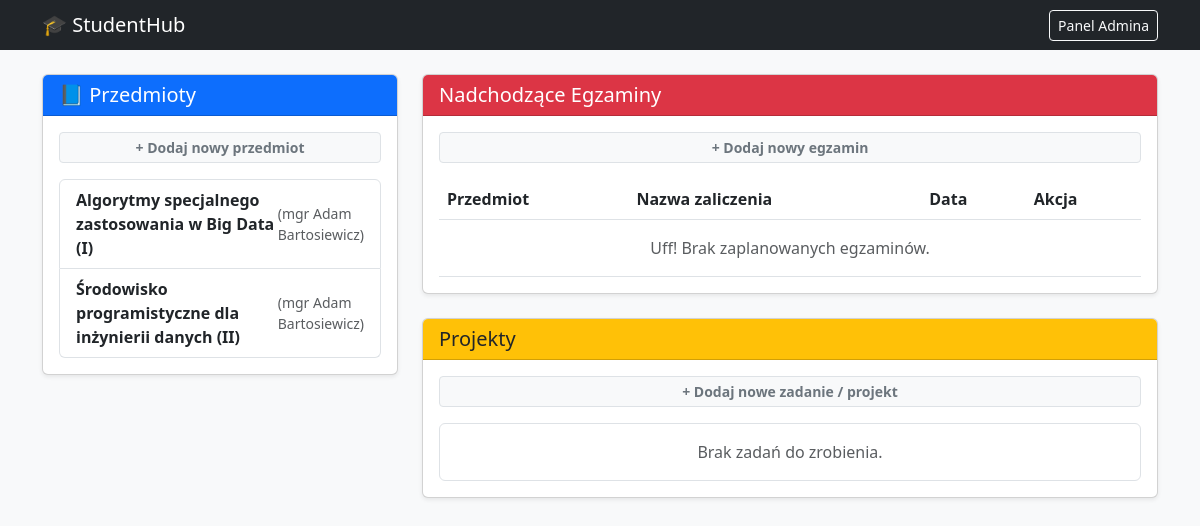
The app's page / (signed in), older data.
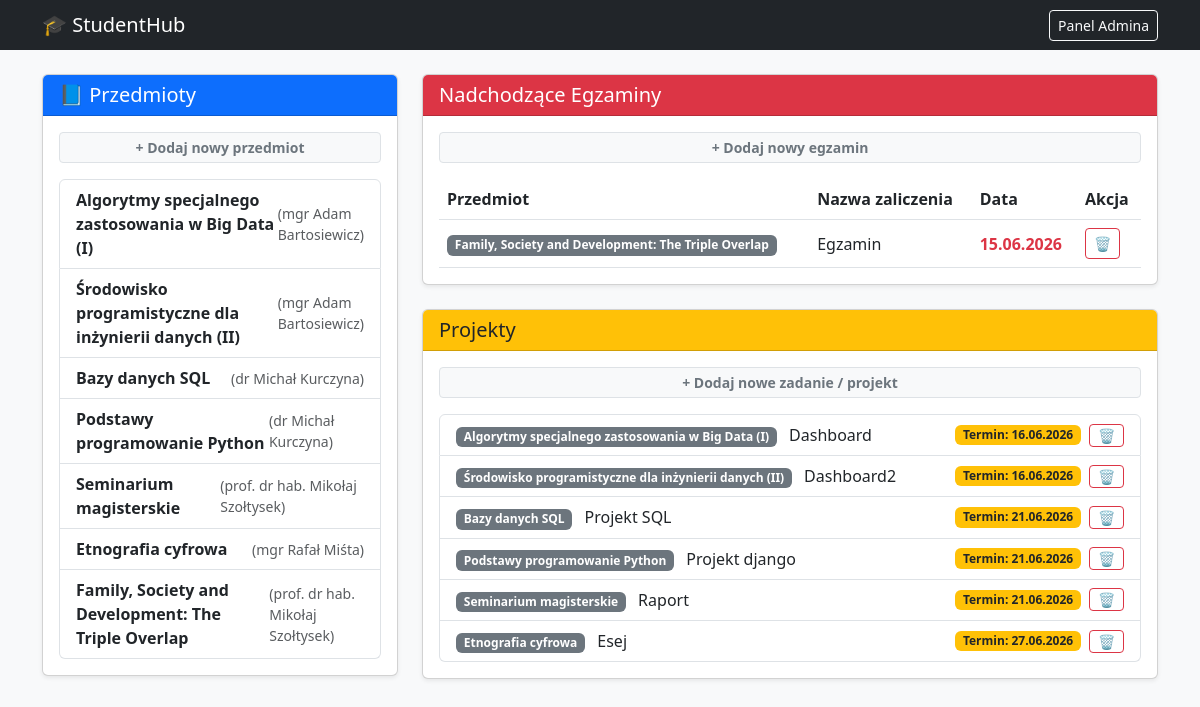
The same page, newer data.
### planner/models.py (models this page shows, shortened)
class Subject(models.Model):
    user = models.ForeignKey(
        User,
        on_delete=models.CASCADE,
        related_name='subjects',
        null=True,
        blank=True
    )
    name = models.CharField(max_length=100)
    lecturer = models.CharField(max_length=100, blank=True)
    def __str__(self):
        return self.name

class Exam(models.Model):
    subject = models.ForeignKey(
        Subject,
        on_delete=models.CASCADE
    )
    title = models.CharField(max_length=100)
    exam_date = models.DateField()

class Assignment(models.Model):
    subject = models.ForeignKey(
        Subject,
        on_delete=models.CASCADE
    )
    title = models.CharField(max_length=100)
    due_date = models.DateField()
    completed = models.BooleanField(default=False)

### planner/views.py (the view, shortened to what this page needs)
# urls.py: path('', dashboard, name='dashboard'),
@login_required
def dashboard(request):
    lista_przedmiotow = Subject.objects.filter(user=request.user)
    lista_egzaminow = Exam.objects.filter(subject__user=request.user).order_by('exam_date')
    lista_zadan = Assignment.objects.filter(subject__user=request.user).order_by('due_date')
    form_subject = SubjectForm()
    form_exam = ExamForm()
    form_assignment = AssignmentForm()
    context = {
        'przedmioty': lista_przedmiotow,
        'egzaminy': lista_egzaminow,
        'zadania': lista_zadan,
        'form_subject': form_subject,  # To już działało
        'form_exam': form_exam,  # <-- SPRAWDŹ CZY TO MASZ
        'form_assignment': form_assignment,  # <-- SPRAWDŹ CZY TO MASZ
    }
    return render(request, 'planner/dashboard.html', context)

### planner/templates/planner/dashboard.html (shortened to what this page needs)
<!DOCTYPE html>
<html lang="pl">
<head>
    <link href="https://cdn.jsdelivr.net/npm/bootstrap@5.3.0/dist/css/bootstrap.min.css" rel="stylesheet">
</head>
<body class="bg-light">
    <nav class="navbar navbar-dark bg-dark mb-4">
        <div class="container">
            <span class="navbar-brand mb-0 h1">🎓 StudentHub</span>
            <a href="/admin" class="btn btn-outline-light btn-sm">Panel Admina</a>
        </div>
    </nav>
    <div class="container">
        <div class="row">
            <div class="col-md-4 mb-4">
                <div class="card shadow-sm">
                    <div class="card-header bg-primary text-white">
                        <h5 class="mb-0">📘 Przedmioty</h5>
                    </div>
                    <div class="card-body">
                        <p>
                          <button class="btn btn-light btn-sm w-100 border text-secondary fw-bold" type="button" data-bs-toggle="collapse" data-bs-target="#collapseSubject">
                            + Dodaj nowy przedmiot
                          </button>
                        </p>
                        <div class="list-group">
                            {% for przedmiot in przedmioty %}
                                <a href="{% url 'subject_detail' przedmiot.id %}" class="list-group-item list-group-item-action d-flex justify-content-between align-items-center">
                                    <strong>{{ przedmiot.name }}</strong>
                                    {% if przedmiot.lecturer %}
                                        <small class="text-muted">({{ przedmiot.lecturer }})</small>
                                    {% endif %}
                                </a>
                            {% empty %}
                                <div class="list-group-item text-muted text-center">Brak przedmiotów. Dodaj pierwszy!</div>
                            {% endfor %}
                        </div>
                    </div>
                </div>
            </div>
            <div class="col-md-8">
                <div class="card shadow-sm mb-4">
                    <div class="card-header bg-danger text-white">
                        <h5 class="mb-0">Nadchodzące Egzaminy</h5>
                    </div>
                    <div class="card-body">
                        <p>
                          <button class="btn btn-light btn-sm w-100 border text-secondary fw-bold" type="button" data-bs-toggle="collapse" data-bs-target="#collapseExam">
                            + Dodaj nowy egzamin
                          </button>
                        </p>
                        <table class="table table-hover align-middle mb-0">
                            <thead>
                                <tr>
                                    <th>Przedmiot</th>
                                    <th>Nazwa zaliczenia</th>
                                    <th>Data</th>
                                    <th>Akcja</th> </tr>
                            </thead>
                            <tbody>
                                {% for egzamin in egzaminy %}
                                <tr>
                                    <td><span class="badge bg-secondary">{{ egzamin.subject.name }}</span></td>
                                    <td>{{ egzamin.title }}</td>
                                    <td><strong class="text-danger">{{ egzamin.exam_date|date:"d.m.Y" }}</strong></td>
                                    <td>
                                        <a href="{% url 'delete_exam' egzamin.id %}" class="btn btn-outline-danger btn-sm" onclick="return confirm('Czy na pewno chcesz usunąć ten egzamin?');">
                                            🗑️
                                        </a>
                                    </td>
                                </tr>
                                {% empty %}
                                <tr>
                                    <td colspan="4" class="text-muted text-center py-3">Uff! Brak zaplanowanych egzaminów.</td>
                                </tr>
                                {% endfor %}
                            </tbody>
                        </table>
                    </div>
                </div>
                <div class="card shadow-sm mb-5">
                    <div class="card-header bg-warning text-dark">
                        <h5 class="mb-0">Projekty</h5>
                    </div>
                    <div class="card-body">
                        <p>
                          <button class="btn btn-light btn-sm w-100 border text-secondary fw-bold" type="button" data-bs-toggle="collapse" data-bs-target="#collapseAssignment">
                            + Dodaj nowe zadanie / projekt
                          </button>
                        </p>
                        <ul class="list-group">
                            {% for zadanie in zadania %}
                            <li class="list-group-item d-flex justify-content-between align-items-center {% if zadanie.completed %}list-group-item-success{% endif %}">
                                <div>
                                    <span class="badge bg-secondary me-2">{{ zadanie.subject.name }}</span>
                                    {% if zadanie.completed %}
                                        <del class="text-muted">{{ zadanie.title }}</del> (Skończone ✓)
                                    {% else %}
                                        {{ zadanie.title }}
                                    {% endif %}
                                </div>
                                <div class="d-flex align-items-center gap-2">
                                    <span class="badge bg-warning text-dark">Termin: {{ zadanie.due_date|date:"d.m.Y" }}</span>
                                    <a href="{% url 'delete_assignment' zadanie.id %}" class="btn btn-outline-danger btn-sm py-0 px-2" onclick="return confirm('Czy na pewno chcesz usunąć to zadanie?');">
                                        🗑️
                                    </a>
                                </div>
                            </li>
                            {% empty %}
                            <li class="list-group-item text-muted text-center py-3">Brak zadań do zrobienia.</li>
                            {% endfor %}
                        </ul>
                    </div>
                </div>
            </div>
        </div>
    </div>
</body>
</html>

Row changes from the older to the newer data that the page shows:
added Subject: name "Bazy danych SQL", lecturer "dr Michał Kurczyna"
added Subject: name "Podstawy programowanie Python", lecturer "dr Michał Kurczyna"
added Subject: name "Seminarium magisterskie", lecturer "prof. dr hab. Mikołaj Szołtysek"
added Subject: name "Etnografia cyfrowa", lecturer "mgr Rafał Miśta"
added Subject: name "Family, Society and Development: The Triple Overlap", lecturer "prof. dr hab. Mikołaj Szołtysek"
added Exam: subject.name "Family, Society and Development: The Triple Overlap", title "Egzamin", exam_date "15.06.2026"
added Assignment: subject.name "Algorytmy specjalnego zastosowania w Big Data (I)", title "Dashboard", due_date "16.06.2026"
added Assignment: subject.name "Środowisko programistyczne dla inżynierii danych (II)", title "Dashboard2", due_date "16.06.2026"
added Assignment: subject.name "Bazy danych SQL", title "Projekt SQL", due_date "21.06.2026"
added Assignment: subject.name "Podstawy programowanie Python", title "Projekt django", due_date "21.06.2026"
added Assignment: subject.name "Seminarium magisterskie", title "Raport", due_date "21.06.2026"
added Assignment: subject.name "Etnografia cyfrowa", title "Esej", due_date "27.06.2026"
Text that changed along with them:
text no longer shown: "Uff! Brak zaplanowanych egzaminów. Brak zadań do zrobienia."
